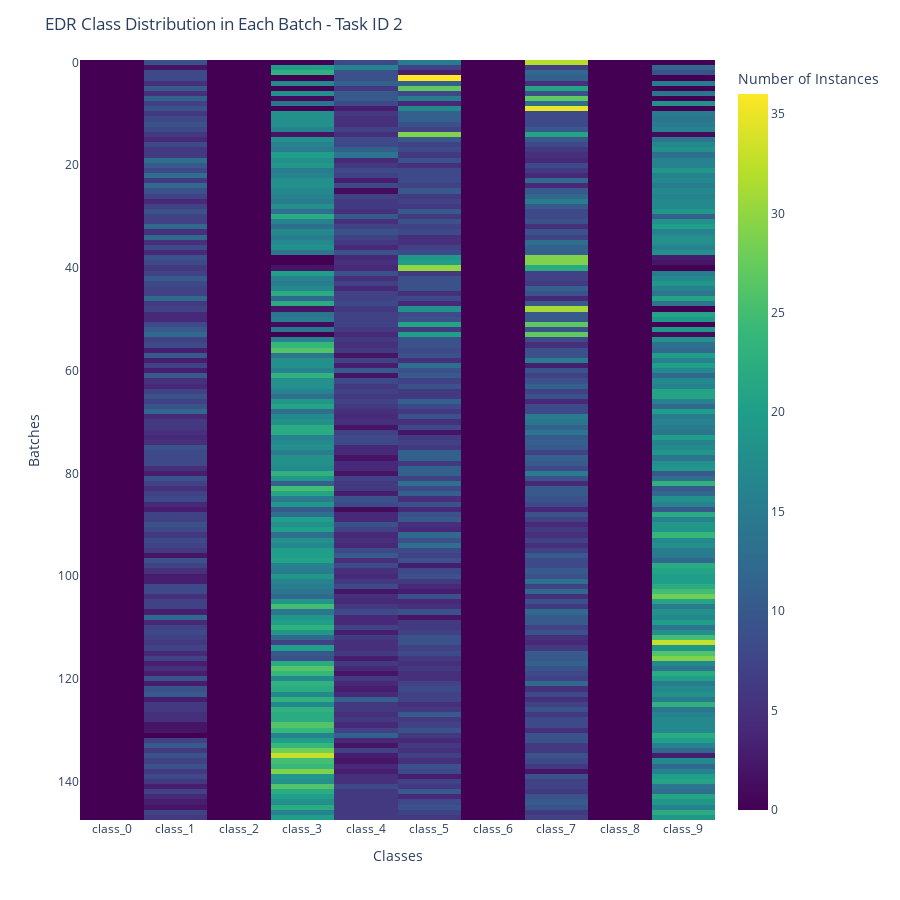

The notebook cell saved with this chart:
### Markdown cell above
<!--### results_plot_mnist_['EDR', 'ER']_False_[]_32_5_0_32_150_2/train_batches_y_ExperienceDelayReplay.log -->
#### Task 2
#### Classes 9, 3

### Code cell
import numpy as np
import plotly.express as px

task_id = 2

df = pd.read_csv("../_0.4_batch_size_32_buffer_size_128_num_tasks_5_hidden_size_64_eval_window_size_128_continual_evaluations_5_delay_label_100_start_delay_size_0_number_delayed_batches_1/train_batches_y_ExperienceDelayReplay.log", 
                 names=["task_id", "class_0", "class_1", "class_2", "class_3", "class_4", "class_5", "class_6", 
                            "class_7", "class_8", "class_9"])


df_plot = df.loc[df.task_id == task_id].reset_index(drop=True).copy()
# df_plot = pd.concat([df_plot[:10], df_plot[80:90], df_plot[115:125]], ignore_index=True)
df_plot.drop(columns=["task_id"], inplace=True)

# Criação do heatmap interativo (classe no eixo Y, batch no eixo X)
fig = px.imshow(
    df_plot,
    labels=dict(x="Classes", y="Batches", color="Number of Instances"),
    # x=[f"Batch {i}" for i in range(1, num_batches+1)],
    # y=[f"Classe {i}" for i in range(num_classes)],
    aspect="auto",
    color_continuous_scale="Viridis",
    origin="upper",  # garante que Classe 0 fique em cima
    # text_auto=True
)

fig.update_layout(
    title="EDR Class Distribution in Each Batch - Task ID {}".format(task_id),
    xaxis_title="Classes",
    yaxis_title="Batches",
    height=900,
)

fig.show()

### Figure 1 — Plotly figure (JSON) as saved in the notebook; plotly's stock layout.template omitted (floating-point values rounded to 4 significant figures; data arrays with more than 128 entries replaced by an {"elided": "..."} marker saying what was removed)
{"data": [{"coloraxis": "coloraxis", "hovertemplate": "Classes: %{x}<br>Batches: %{y}<br>Number of Instances: %{z}<extra></extra>", "name": "0", "type": "heatmap", "x": ["class_0", "class_1", "class_2", "class_3", "class_4", "class_5", "class_6", "class_7", "class_8", "class_9"], "xaxis": "x", "y": {"elided": "148 int values"}, "yaxis": "y", "z": {"elided": "148x10 int values"}}], "layout": {"coloraxis": {"colorbar": {"title": {"text": "Number of Instances"}}, "colorscale": [[0, "#440154"], [0.1111, "#482878"], [0.2222, "#3e4989"], [0.3333, "#31688e"], [0.4444, "#26828e"], [0.5556, "#1f9e89"], [0.6667, "#35b779"], [0.7778, "#6ece58"], [0.8889, "#b5de2b"], [1, "#fde725"]]}, "height": 900, "margin": {"t": 60}, "title": {"text": "EDR Class Distribution in Each Batch - Task ID 2"}, "xaxis": {"anchor": "y", "domain": [0, 1], "title": {"text": "Classes"}}, "yaxis": {"anchor": "x", "autorange": "reversed", "domain": [0, 1], "title": {"text": "Batches"}}}}
